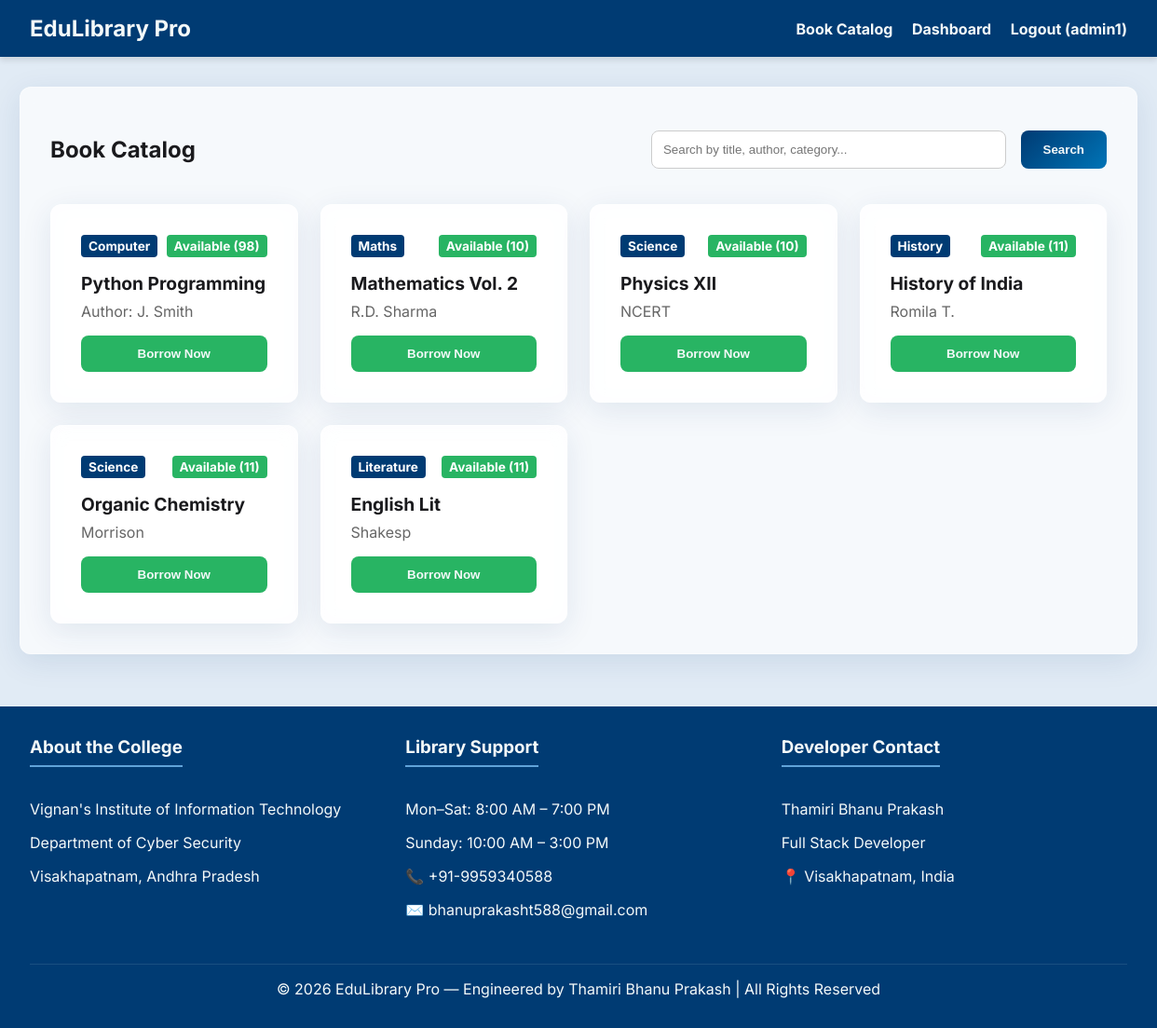
The app's page /catalog (signed in) with its own data.
### models.py (models this page shows)
class User(Base):
    __tablename__ = "users"
    id = Column(Integer, primary_key=True, index=True)
    library_id = Column(String, unique=True, index=True)
    name = Column(String)
    email = Column(String, unique=True, index=True)
    phone = Column(String)
    dob = Column(Date)
    grade_class = Column(String)
    roll_no = Column(String, nullable=True)
    profession = Column(String) # Student, Teacher, Admin
    password_hash = Column(String)
    created_at = Column(DateTime, default=datetime.datetime.utcnow)
    loans = relationship("Loan", back_populates="user")
    fines = relationship("Fine", back_populates="user")
    activities = relationship("ActivityLog", back_populates="user")

class Book(Base):
    __tablename__ = "books"
    id = Column(Integer, primary_key=True, index=True)
    title = Column(String, index=True)
    author = Column(String, index=True)
    category = Column(String, index=True)
    isbn = Column(String, unique=True, index=True, nullable=True)
    total_copies = Column(Integer, default=1)
    available_copies = Column(Integer, default=1)
    loans = relationship("Loan", back_populates="book")

### main.py (the view)
@app.get("/catalog", response_class=HTMLResponse)
async def catalog(request: Request, search: str = None, db: Session = Depends(get_db)):
    user = auth.get_current_user_from_cookie(request, db)
    if search:
        books = crud.search_books(db, search)
    else:
        books = crud.get_books(db)
    return templates.TemplateResponse(request=request, name="catalog.html", context={"user": user, "books": books, "search": search})

### templates/catalog.html
{% extends "base.html" %}
{% block content %}
<div class="glass card">
    <div style="display: flex; justify-content: space-between; align-items: center; margin-bottom: 1.5rem;">
        <h2>Book Catalog</h2>
        <form action="/catalog" method="GET" style="display: flex; gap: 1rem; flex: 0.5;">
            <input type="text" name="search" placeholder="Search by title, author, category..." value="{{ search or '' }}" style="margin: 0; flex: 1;">
            <button type="submit" class="btn" style="white-space: nowrap;">Search</button>
        </form>
    </div>
    <div class="catalog-grid">
        {% for book in books %}
        <div class="glass card book-card" style="margin-bottom: 0;">
            <div style="display: flex; justify-content: space-between; align-items: start; margin-bottom: 1rem;">
                <span class="badge" style="background: var(--primary-color); color: white;">{{ book.category }}</span>
                {% if book.available_copies > 0 %}
                    <span class="badge badge-active">Available ({{ book.available_copies }})</span>
                {% else %}
                    <span class="badge badge-overdue">Issued</span>
                {% endif %}
            </div>
            <div class="title">{{ book.title }}</div>
            <div class="author">{{ book.author }}</div>
            <div class="actions">
                {% if book.available_copies > 0 %}
                <form action="/issue/{{ book.id }}" method="POST" style="margin: 0;">
                    <button type="submit" class="btn btn-success" style="width: 100%;">Borrow Now</button>
                </form>
                {% else %}
                <button class="btn btn-danger" style="width: 100%; opacity: 0.7; cursor: not-allowed;" disabled>Out of Stock</button>
                {% endif %}
            </div>
        </div>
        {% else %}
        <p>No books found.</p>
        {% endfor %}
    </div>
</div>
{% endblock %}

### templates/base.html (shortened to what this page needs)
<!DOCTYPE html>
<html lang="en">
<head>
    <link rel="stylesheet" href="/static/css/style.css">
</head>
<body>
    <header>
        <h1>EduLibrary Pro</h1>
        <nav>
            {% if user %}
                <a href="/catalog">Book Catalog</a>
                <a href="/dashboard">Dashboard</a>
                <a href="/logout">Logout ({{ user.name }})</a>
            {% else %}
                <a href="/">Login</a>
                <a href="/register">Register</a>
            {% endif %}
        </nav>
    </header>
    <main class="container">
        {% block content %}{% endblock %}
    </main>
    <footer>
        <div class="footer-content">
            <div class="footer-section">
                <h3>About the College</h3>
                <p>Vignan's Institute of Information Technology</p>
                <p>Department of Cyber Security</p>
                <p>Visakhapatnam, Andhra Pradesh</p>
            </div>
            <div class="footer-section">
                <h3>Library Support</h3>
                <p>Mon–Sat: 8:00 AM – 7:00 PM</p>
                <p>Sunday: 10:00 AM – 3:00 PM</p>
                <p>📞 +91-9959340588</p>
                <p>✉️ bhanuprakasht588@gmail.com</p>
            </div>
            <div class="footer-section">
                <h3>Developer Contact</h3>
                <p>Thamiri Bhanu Prakash</p>
                <p>Full Stack Developer</p>
                <p>📍 Visakhapatnam, India</p>
            </div>
        </div>
        <div class="footer-bottom">
            &copy; 2026 EduLibrary Pro — Engineered by Thamiri Bhanu Prakash | All Rights Reserved
        </div>
    </footer>
</body>
</html>

### static/css/style.css (style rules this page uses)
:root { --primary-color: #003B73; --secondary-color: #0074B7; --accent-color: #60A3D9; --background-color: #E1EBF5; --surface-color: #FFFFFF; --text-color: #1A1A1D; --text-light: #F4F9F9; --danger-color: #D64161; --success-color: #28B463; }
body { font-family: 'Inter', 'Roboto', sans-serif; background-color: var(--background-color); color: var(--text-color); margin: 0; padding: 0; display: flex; flex-direction: column; min-height: 100vh; }
.glass { background: rgba(255, 255, 255, 0.7); backdrop-filter: blur(10px); -webkit-backdrop-filter: blur(10px); border-radius: 12px; border: 1px solid rgba(255, 255, 255, 0.3); box-shadow: 0 8px 32px 0 rgba(0, 59, 115, 0.1); }
header { background-color: var(--primary-color); color: var(--text-light); padding: 1rem 2rem; display: flex; justify-content: space-between; align-items: center; box-shadow: 0 4px 6px rgba(0,0,0,0.1); }
header a { color: var(--text-light); text-decoration: none; font-weight: bold; margin-left: 1rem; }
header h1 { margin: 0; font-size: 1.5rem; }
.container { flex: 1; max-width: 1200px; margin: 2rem auto; padding: 0 1rem; width: 100%; }
.card { padding: 2rem; margin-bottom: 1.5rem; }
.btn { background: linear-gradient(135deg, var(--primary-color), var(--secondary-color)); color: var(--text-light); border: none; padding: 0.75rem 1.5rem; border-radius: 8px; cursor: pointer; font-weight: bold; transition: transform 0.2s, box-shadow 0.2s; text-decoration: none; display: inline-block; }
.btn-success { background: var(--success-color); }
input, select { width: 100%; padding: 0.75rem; margin-bottom: 1rem; border: 1px solid #ccc; border-radius: 8px; box-sizing: border-box; }
footer { background-color: var(--primary-color); color: var(--text-light); padding: 2rem; margin-top: auto; }
.footer-content { display: grid; grid-template-columns: repeat(auto-fit, minmax(250px, 1fr)); gap: 2rem; max-width: 1200px; margin: 0 auto; }
.footer-section h3 { margin-top: 0; border-bottom: 2px solid var(--accent-color); padding-bottom: 0.5rem; display: inline-block; }
.footer-bottom { text-align: center; margin-top: 2rem; padding-top: 1rem; border-top: 1px solid rgba(255,255,255,0.1); }
.badge { padding: 0.25rem 0.5rem; border-radius: 4px; font-size: 0.85rem; font-weight: bold; }
.badge-active { background-color: var(--success-color); color: white; }
.catalog-grid { display: grid; grid-template-columns: repeat(auto-fill, minmax(250px, 1fr)); gap: 1.5rem; }
.book-card { display: flex; flex-direction: column; }
.book-card .title { font-size: 1.2rem; font-weight: bold; margin-bottom: 0.5rem; }
.book-card .author { color: #666; margin-bottom: 1rem; }
.book-card .actions { margin-top: auto; }

### records on screen
User: name "admin1"
Book: category "Computer", available_copies "98", title "Python Programming", author "Author: J. Smith"
Book: category "Maths", available_copies "10", title "Mathematics Vol. 2", author "R.D. Sharma"
Book: category "Science", available_copies "10", title "Physics XII", author "NCERT"
Book: category "History", available_copies "11", title "History of India", author "Romila T."
Book: category "Science", available_copies "11", title "Organic Chemistry", author "Morrison"
Book: category "Literature", available_copies "11", title "English Lit", author "Shakesp"
